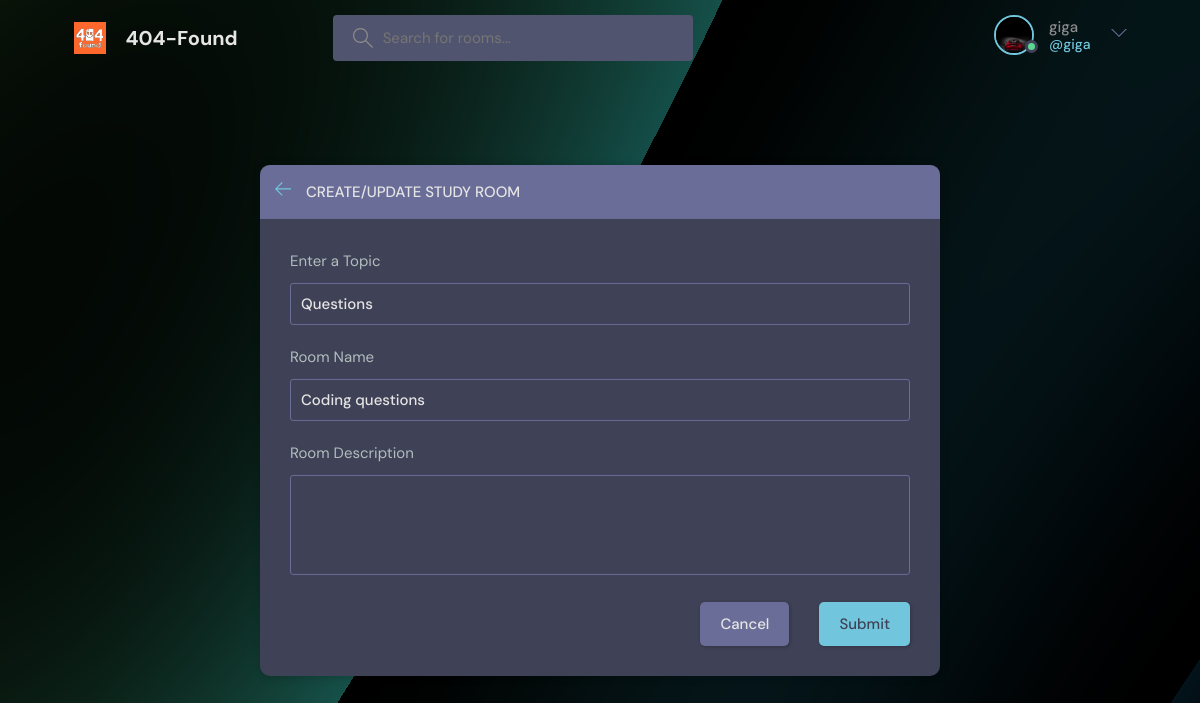
Page /update-room/2/ (signed in) on the committed database.
### base/models.py (models this page shows, shortened)
class User(AbstractUser):
    name = models.CharField(max_length=200, null=True)
    email = models.EmailField(unique = True, null=True)
    bio = models.TextField(null=True)
    avatar = models.ImageField(null=True, default="avatar.svg")
    USERNAME_FIELD = 'email'
    REQUIRED_FIELDS = []

class Room(models.Model):
    host = models.ForeignKey(User, on_delete=models.SET_NULL, null=True)
    topic = models.ForeignKey(Topic, on_delete=models.SET_NULL, null=True)
    name = models.CharField(max_length=200)
    description = models.TextField(null=True, blank=True)
    participants = models.ManyToManyField(User, related_name='participants', blank=True)
    updated = models.DateTimeField(auto_now=True)
    created = models.DateTimeField(auto_now_add=True)
    class Meta:
        ordering = ['-updated', '-created']

class Topic(models.Model):
    name = models.CharField(max_length=200)

### base/views.py (the view, shortened to what this page needs)
# urls.py: path('update-room/<str:pk>/', views.updateRoom, name="update-room"),
@login_required(login_url='login')
def updateRoom(request, pk):
    room = Room.objects.get(id=pk)
    form = RoomForm(instance=room)
    topics = Topic.objects.all()
    if request.user != room.host:
        return HttpResponse('You are not allowed here!!')
    context = {'form': form, 'topics': topics, 'room':room}
    return render(request, 'base/room_form.html', context)

### base/forms.py
class RoomForm(ModelForm):
    class Meta:
        model = Room
        fields = '__all__'
        exclude = ['host', 'participants']

### base/templates/base/room_form.html (shortened to what this page needs)
{% extends 'main.html' %} {% block content %}
<main class="create-room layout">
  <div class="container">
    <div class="layout__box">
      <div class="layout__boxHeader">
        <div class="layout__boxTitle">
          <a href="{% url 'home_studybuddy' %}">
            <svg
              version="1.1"
              xmlns="http://www.w3.org/2000/svg"
              width="32"
              height="32"
              viewBox="0 0 32 32"
            >
              <title>arrow-left</title>
              <path
                d="M13.723 2.286l-13.723 13.714 13.719 13.714 1.616-1.611-10.96-10.96h27.625v-2.286h-27.625l10.965-10.965-1.616-1.607z"
              ></path>
            </svg>
          </a>
          <h3>Create/Update Study Room</h3>
        </div>
      </div>
      <div class="layout__body">
        <form class="form" action="" method="POST">
          <div class="form__group">
            <label for="room_topic">Enter a Topic</label>
            <input
              required
              type="text"
              value="{{room.topic.name}}"
              name="topic"
              list="topic-list"
            />
          </div>
          <div class="form__group">
            <label for="room_name">Room Name</label>
            {{form.name}}
          </div>
          <div class="form__group">
            <label for="room_description">Room Description</label>
            {{form.description}}
          </div>
          <div class="form__action">
            <a class="btn btn--dark" href="{{request.META.HTTP_REFERER}}"
              >Cancel</a
            >
            <button class="btn btn--main" type="submit">Submit</button>
          </div>
        </form>
      </div>
    </div>
  </div>
</main>
{% endblock content %}

### templates/navbar.html (shortened to what this page needs)
{% load static %}
<header class="header header--loggedIn">
  <div class="container">
    <a href="{% url 'home_studybuddy' %}" class="header__logo">
      <img src="{% static 'images/logo.svg' %}" />
      <h1>404-Found</h1>
    </a>
    <form
      class="header__search"
      method="GET"
      action="{% url 'home_studybuddy' %}"
    >
      <label>
        <input name="q" placeholder="Search for rooms..." />
      </label>
    </form>
    <nav class="header__menu">
      {% if request.user.is_authenticated %}
      <div class="header__user">
        <a href="{% url 'update-user' %}">
          <div class="avatar avatar--medium active">
            <img src="{{request.user.avatar.url}}" />
          </div>
          <p>
            {{request.user.username}} <span>@{{request.user.username}}</span>
          </p>
        </a>
        <button class="dropdown-button">
          <svg
            version="1.1"
            xmlns="http://www.w3.org/2000/svg"
            width="32"
            height="32"
            viewBox="0 0 32 32"
          >
            <title>chevron-down</title>
            <path d="M16 21l-13-13h-3l16 16 16-16h-3l-13 13z"></path>
          </svg>
        </button>
      </div>
      {% else %}
      <a href="{% url 'login' %}">
        <img src="{% static 'images/avatar.svg' %}" />
        <p>Login</p>
      </a>
      {% endif %}
    </nav>
  </div>
</header>

### templates/main.html (style rules this page uses)
body { background-image: url("/static/images/aaabstract.png"); }

### rows in the picture
User: user.avatar (picture), user.username "giga"
Room: topic "Questions", name "Coding questions"
